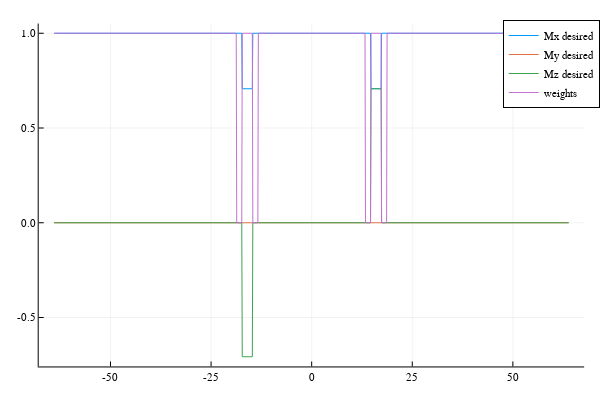

Write notebook code for a chart like this one.
### Code cell
ftw = dinf(sqrt(d1e / 2.0), d2e / sqrt(2.0)) / tb # 90-degree transition width relationship
# set up target pattern
N = 128
nCent = 16
f = [0, (1 - ftw) * (tb / 2), (1 + ftw) * (tb / 2), (N / 2)] / (N / 2)
os = 8
x = (-N / 2 : 1 / os : N / 2 - 1 / os)
Mxd = ones(N * os, 1)
Myd = zeros(N * os, 1)
Mzd = zeros(N * os, 1)
θ = π / 4 # flip angle
Mzd[abs.(collect(x .- nCent) ./ (N / 2)) .< f[2]] .= sin(θ)
Mzd[abs.(collect(x .+ nCent) ./ (N / 2)) .< f[2]] .= -sin(θ)
Mxd[abs.(collect(x .- nCent) ./ (N / 2)) .< f[2]] .= cos(θ)
Mxd[abs.(collect(x .+ nCent) ./ (N / 2)) .< f[2]] .= cos(θ)

w = ones(N * os, 1)
w[abs.(collect(x .- nCent) ./ (N / 2)) .< f[3]] .= 0
w[abs.(collect(x .- nCent) ./ (N / 2)) .< f[2]] .= d1e / d2e
w[abs.(collect(x .+ nCent) ./ (N / 2)) .< f[3]] .= 0
w[abs.(collect(x .+ nCent) ./ (N / 2)) .< f[2]] .= d1e / d2e

plot(x, Mxd, label="Mx desired")
plot!(x, Myd, label="My desired")
plot!(x, Mzd, label="Mz desired")
plot!(x, w, label="weights")

### Figure 1 — Plotly figure (JSON) as saved in the notebook; plotly's stock layout.template omitted (floating-point values rounded to 4 significant figures; data arrays with more than 128 entries replaced by an {"elided": "..."} marker saying what was removed)
{"data": [{"colorbar": {"title": ""}, "legendgroup": "Mx desired", "line": {"color": "rgba(0, 154, 250, 1.000)", "dash": "solid", "shape": "linear", "width": 1}, "mode": "lines", "name": "Mx desired", "showlegend": true, "type": "scatter", "x": {"elided": "1024 float values"}, "xaxis": "x1", "y": {"elided": "1024 float values"}, "yaxis": "y1", "zmax": null, "zmin": null}, {"colorbar": {"title": ""}, "legendgroup": "My desired", "line": {"color": "rgba(227, 111, 71, 1.000)", "dash": "solid", "shape": "linear", "width": 1}, "mode": "lines", "name": "My desired", "showlegend": true, "type": "scatter", "x": {"elided": "1024 float values"}, "xaxis": "x1", "y": {"elided": "1024 int values"}, "yaxis": "y1", "zmax": null, "zmin": null}, {"colorbar": {"title": ""}, "legendgroup": "Mz desired", "line": {"color": "rgba(62, 164, 78, 1.000)", "dash": "solid", "shape": "linear", "width": 1}, "mode": "lines", "name": "Mz desired", "showlegend": true, "type": "scatter", "x": {"elided": "1024 float values"}, "xaxis": "x1", "y": {"elided": "1024 float values"}, "yaxis": "y1", "zmax": null, "zmin": null}, {"colorbar": {"title": ""}, "legendgroup": "weights", "line": {"color": "rgba(195, 113, 210, 1.000)", "dash": "solid", "shape": "linear", "width": 1}, "mode": "lines", "name": "weights", "showlegend": true, "type": "scatter", "x": {"elided": "1024 float values"}, "xaxis": "x1", "y": {"elided": "1024 int values"}, "yaxis": "y1", "zmax": null, "zmin": null}], "layout": {"annotations": [], "height": 400, "legend": {"bgcolor": "rgba(255, 255, 255, 1.000)", "bordercolor": "rgba(0, 0, 0, 1.000)", "borderwidth": 1, "font": {"color": "rgba(0, 0, 0, 1.000)", "family": "sans-serif", "size": 11}, "tracegroupgap": 0, "traceorder": "normal", "x": 1.02, "xanchor": "auto", "y": 1, "yanchor": "auto"}, "margin": {"b": 20, "l": 0, "r": 0, "t": 20}, "paper_bgcolor": "rgba(255, 255, 255, 1.000)", "plot_bgcolor": "rgba(255, 255, 255, 1.000)", "showlegend": true, "width": 600, "xaxis": {"anchor": "y1", "domain": [0.06582, 0.9934], "gridcolor": "rgba(0, 0, 0, 0.100)", "gridwidth": 0.5, "linecolor": "rgba(0, 0, 0, 1.000)", "mirror": false, "range": [-67.84, 67.71], "showgrid": true, "showline": true, "showticklabels": true, "tickangle": 0, "tickcolor": "rgb(0, 0, 0)", "tickfont": {"color": "rgba(0, 0, 0, 1.000)", "family": "sans-serif", "size": 11}, "tickmode": "array", "ticks": "inside", "ticktext": ["-50", "-25", "0", "25", "50"], "tickvals": [-50, -25, 0, 25, 50], "title": "", "titlefont": {"color": "rgba(0, 0, 0, 1.000)", "family": "sans-serif", "size": 15}, "type": "-", "visible": true, "zeroline": false, "zerolinecolor": "rgba(0, 0, 0, 1.000)"}, "yaxis": {"anchor": "x1", "domain": [0.03762, 0.9902], "gridcolor": "rgba(0, 0, 0, 0.100)", "gridwidth": 0.5, "linecolor": "rgba(0, 0, 0, 1.000)", "mirror": false, "range": [-0.7583, 1.051], "showgrid": true, "showline": true, "showticklabels": true, "tickangle": 0, "tickcolor": "rgb(0, 0, 0)", "tickfont": {"color": "rgba(0, 0, 0, 1.000)", "family": "sans-serif", "size": 11}, "tickmode": "array", "ticks": "inside", "ticktext": ["-0.5", "0.0", "0.5", "1.0"], "tickvals": [-0.5, 0, 0.5, 1], "title": "", "titlefont": {"color": "rgba(0, 0, 0, 1.000)", "family": "sans-serif", "size": 15}, "type": "-", "visible": true, "zeroline": false, "zerolinecolor": "rgba(0, 0, 0, 1.000)"}}}
